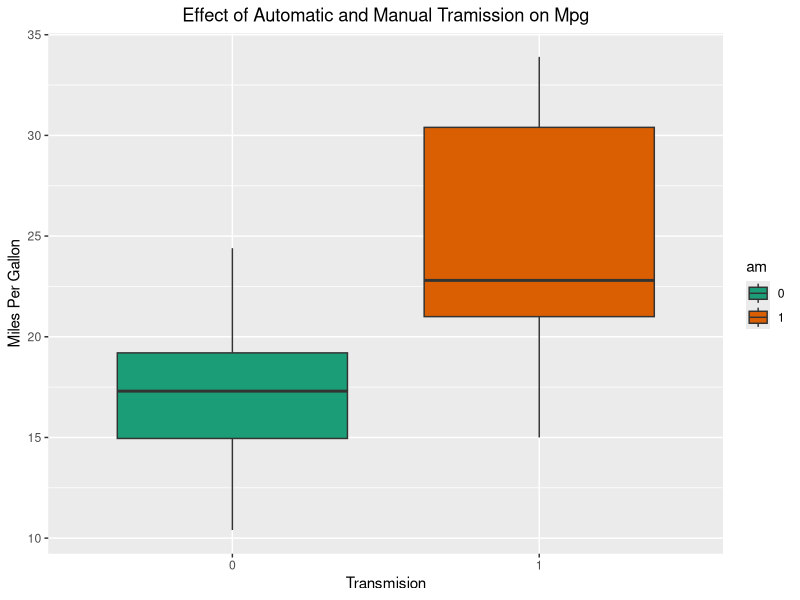
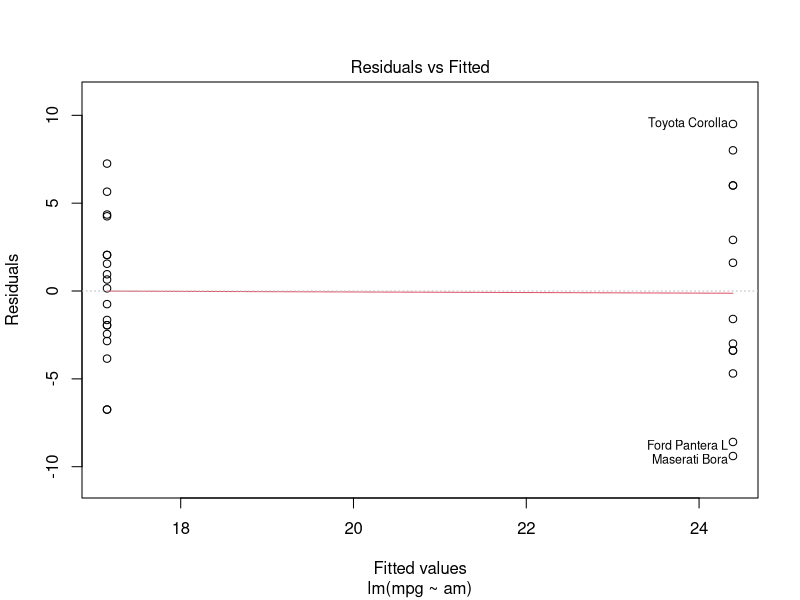

Generate these figures, in order, with R:
## ---- chunk 1
library(ggplot2)
library(dplyr)
data ("mtcars")
cars <- mtcars %>% 
        select(mpg,am) %>% 
        mutate(am = as.factor(am))
str(mtcars)
summary(cars)

## ---- chunk 2

#boxplot
g <- ggplot(cars, aes(am, mpg)) 
g <- g + geom_boxplot(aes(fill = am))
g <- g +  scale_fill_brewer(palette="Dark2")
g <- g+ xlab('Transmision') + ylab("Miles Per Gallon") + labs(title = "Effect of Automatic and Manual Tramission on Mpg")
g <- g + theme(plot.title = element_text(hjust = 0.5))
g
## ---- chunk 3

#Regression Model
fit <- lm(mpg ~ am, cars)  # cars have factor "am" variable
summary(fit)
## ---- chunk 4

#residual plot
plot(fit, which = 1)

## ---- chunk 5

#Nested model
library(car)
fit1 <- lm(mpg ~., mtcars)
fit2 <- update(fit1, mpg ~ cyl)
fit3 <- update(fit1, mpg ~ cyl+ wt + disp)
fit <- lm(mpg ~ am, cars)
anova( fit1, fit, fit2, fit3)

